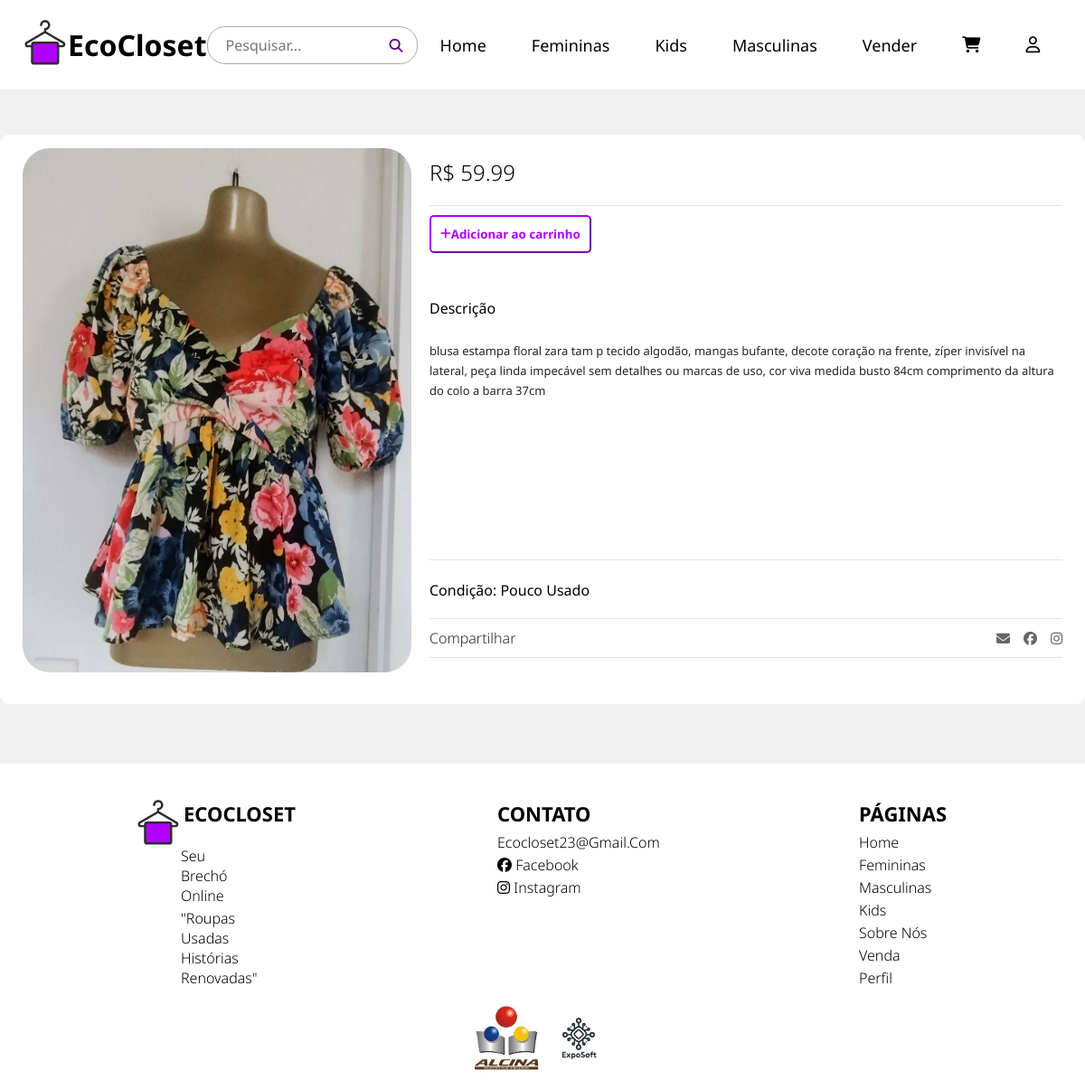
The page /paginaprod.php?id=59 on the database its author committed.
### tables this page shows
CREATE TABLE `cadastro_prod` (
  `idproduto` int(11) NOT NULL,
  `nome_prod` varchar(25) NOT NULL,
  `descricao_prod` varchar(255) NOT NULL,
  `valor` decimal(10,2) NOT NULL,
  `categoria` varchar(20) NOT NULL,
  `subcategoria` varchar(25) NOT NULL,
  `condicao` varchar(30) NOT NULL,
  `path` varchar(100) NOT NULL,
  `nome_og_arq` varchar(70) NOT NULL,
  `id_usu` int(11) NOT NULL
);

### paginaprod.php (the view, shortened to what this page needs)
<?php
include("includes/conexao.php");
$id = filter_input(INPUT_GET, 'id', FILTER_SANITIZE_NUMBER_INT);
$sql = "SELECT * FROM cadastro_prod WHERE idproduto = '{$id}'";
$result = mysqli_query($conexao, $sql);
$produto =  mysqli_fetch_assoc($result);
?>
<!DOCTYPE html>
<html lang="en">
<head>
	<link rel="stylesheet" href="https://cdnjs.cloudflare.com/ajax/libs/font-awesome/4.7.0/css/font-awesome.min.css">
	<link rel="stylesheet" href="estilos/style.css">
	<link rel="stylesheet" href="estilos/media-query.css">
	<link rel="stylesheet" href="estilos/style.css" />
</head>
<body>
	<?php
	include('menu.php');
	?>
	<main class="mainpagprod">
		<div class="allcontainer">
			<div class="container-img">
				<?php echo '<img src="' . $produto['path'] . '" />'; ?>
			</div>
			<div class="container-info-product">
				<div class="container-price">
					<span>R$ <?php echo $produto['valor'] ?></span>
				</div>
				<div class="container-add-cart">
					<?php echo '<a href="adicionaCarrinho.php?idproduto=' . $produto['idproduto'] . '" style = "text-decoration: none">' ?>
					<button class="btn-add-to-cart">
						<i class="fa-solid fa-plus"></i>
						  Adicionar ao carrinho
					</button>
					</a>
				</div>
				<div class="container-description">
					<div class="title-description">
						<span>Descrição</span>
					</div>
					<div class="text-description">
						<p>
							<?php echo $produto['descricao_prod'] ?>
						</p>
					</div>
				</div>
				<br>
				<div class="condicaoProd">
					<span>Condição: <?php echo $produto['condicao'] ?> </span>
				</div>
				<div class="container-social">
					<span>Compartilhar</span>
					<div class="container-buttons-social">
						<a href="#"><i class="fa-solid fa-envelope"></i></a>
						<a href="#"><i class="fa-brands fa-facebook"></i></a>
						<a href="#"><i class="fa-brands fa-instagram"></i></a>
					</div>
				</div>
			</div>
		</div>
	</main>
	<br><br><br>
	<?php
	include('includes/footer.php');
	?>
</body>
</html>

### estilos/style.css (style rules this page uses)
* { font-family: 'Noto Sans', sans-serif; margin: 0; padding: 0; box-sizing: border-box; }
body { background-color: #f1f1f1; }
.mainpagprod { display: flex; border-radius: 10px; background-color: #ffffff; align-items: center; margin-right: 20px; max-width: 1300px; margin: 0 auto; margin-top: 50px; padding: 10px; }
.allcontainer { border-radius: 10px; display: flex; padding: 5px; width: 100%; height: auto; }
.allcontainer img { border-radius: 10px; display: flex; border-radius: 30px; width:430px; height: 580px; margin: auto; }
.container-img { align-items: center; width: 450px; height: 600px; }
.container-info-product { flex: 1; display: flex; flex-direction: column; padding: 10px; }
.container-price { padding-bottom: 20px; border-bottom: 1px solid #e4e4e4; display: flex; align-items: center; justify-content: space-between; }
.container-price span { font-size: 24px; font-weight: 300; }
.container-add-cart { display: flex; padding-bottom: 30px; margin-bottom: 10px; margin-top: 10px; }
.btn-add-to-cart { background-color: rgb(255, 255, 255); padding: 10px; color: #AF00FF; display: flex; align-items: center; justify-content: center; font-weight: 700; cursor: pointer; border-radius: 5px; transition: transform 0.7s ease; border-color: #AF00FF; }
.condicaoProd::after { content: ""; display: flex; width: 100%; height: 1px; background-color: #e4e4e4; margin-top: 20px; align-items: center; text-align: center; display: block; }
.container-description, .container-additional-information, .container-reviews { display: flex; flex-direction: column; border-bottom: 1px solid #e4e4e4; padding: 10px 0; }
.title-description { display: flex; align-items: center; justify-content: space-between; cursor: pointer; }
.container-description { height: 300px; overflow: hidden; }
.text-description { font-size: 13px; color: #252525; line-height: 22px; margin-top: 25px; flex-grow: 1; }
.container-social { display: flex; justify-content: space-between; padding: 10px 0; align-items: center; border-bottom: 1px solid #e4e4e4; }
.container-social span { font-weight: 300; color: #252525; }
.container-buttons-social { display: flex; gap: 15px; align-items: center; }
.container-buttons-social a:link, .container-buttons-social a:visited { color: #666; font-size: 15px; }
:root { --primary: #275efe; --primary-light: #7699ff; --dark: #1c212e; --grey-dark: #3f4656; --grey: #6c7486; --grey-light: #cdd9ed; --white: #fff; --green: #16bf78; --sand: #dcb773; --sand-light: #edd9a9; }

### rows shown on the page
cadastro_prod: path (picture), valor "59.99", descricao_prod "blusa estampa floral zara tam p tecido algodão, mangas bufante, decote coração na frente, zíper invisível na lateral, peça linda impecável sem detalhes ou marcas de uso, cor viva medida busto 84cm comprimento da altura do colo a barra 37cm", condicao "Pouco Usado"
